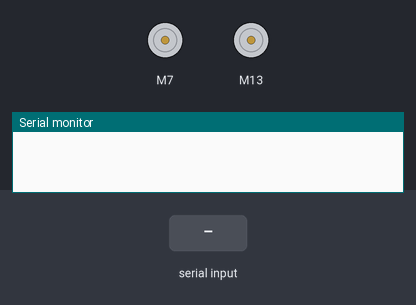
Bench run of a sketch on a simulated Arduino Uno, built with avr-gcc and run on an emulated ATmega328P. On the bench: 2 × DC motor (green arrow = forward, orange = backward, longer = faster), the last lines printed to the serial monitor. The test bench sets the inputs (shaded band).

Above: at 1.2 s.
1.3 s: "F" received over Serial
At 2.1 s:
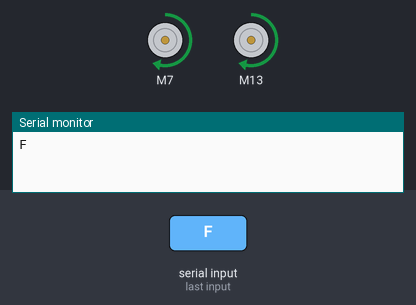
2.8 s: "B" received over Serial
At 3.3 s:
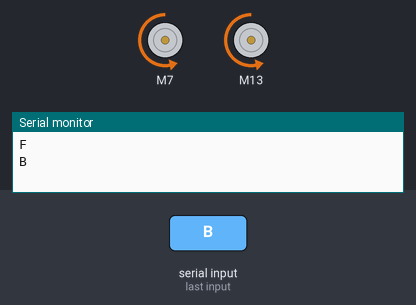
4.3 s: "R" received over Serial
At 5.5 s:
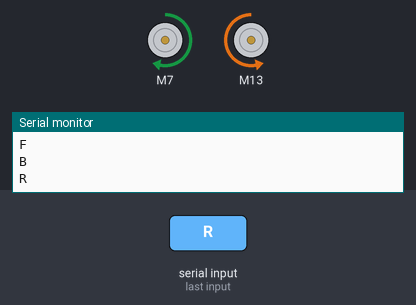
5.8 s: "L" received over Serial
At 6.7 s:
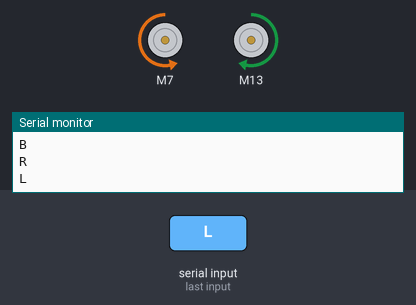
7.3 s: "S" received over Serial
At 7.9 s:
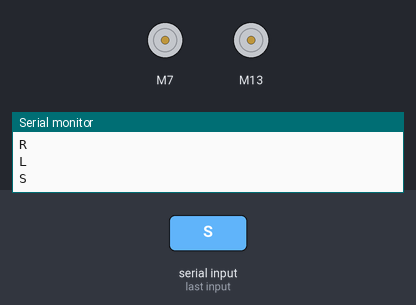
Timing chart, 0 to 9.8 s (numbered marks = the images above; inputs shaded):
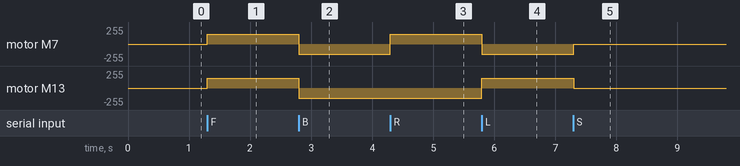

The sketch:

prueba_carrito_bluetooth_l298n.ino
```cpp
#include <L298N.h>

// Declaracion de Pines
const unsigned int m1 [] = {7,8,9};
const unsigned int m2 [] = {13,12,11};
char val;
// Creacion de objeto motor

L298N motor1 (m1[2],m1[0],m1[1]);
L298N motor2 (m2[2],m2[0],m2[1]);


void setup() {
  Serial.begin(9600);
  motor1.setSpeed(150);
  motor2.setSpeed(150);
}


void loop() {

  while (Serial.available() > 0)
  {
   val = Serial.read();
   Serial.println(val);
    }

  if( val == 'F')
  {
    motor1.forward();
    motor2.forward();
    }

  else if (val == 'B')
  {
    motor1.backward();
    motor2.backward();
    }

  else if(val == 'R')
  {
    motor1.forward();
    motor2.backward();
    }

  else if(val == 'L')
  {
    motor1.backward();
    motor2.forward();
    }

  else if(val == 'S')
  {
    motor1.stop();
    motor2.stop();
    }

}
```

Measured:
- after the input at 1.3 s, motor M7, motor M13: stopped → forward 150/255 at once
- after the input at 2.8 s, motor M7, motor M13: forward 150/255 → backward 150/255 at once
- after the input at 4.3 s, motor M7: backward 150/255 → forward 150/255 at once
- after the input at 5.8 s, motor M7: forward 150/255 → backward 150/255 at once; motor M13: backward 150/255 → forward 150/255 at once
- after the input at 7.3 s, motor M7: backward 150/255 → stopped at once; motor M13: forward 150/255 → stopped at once
